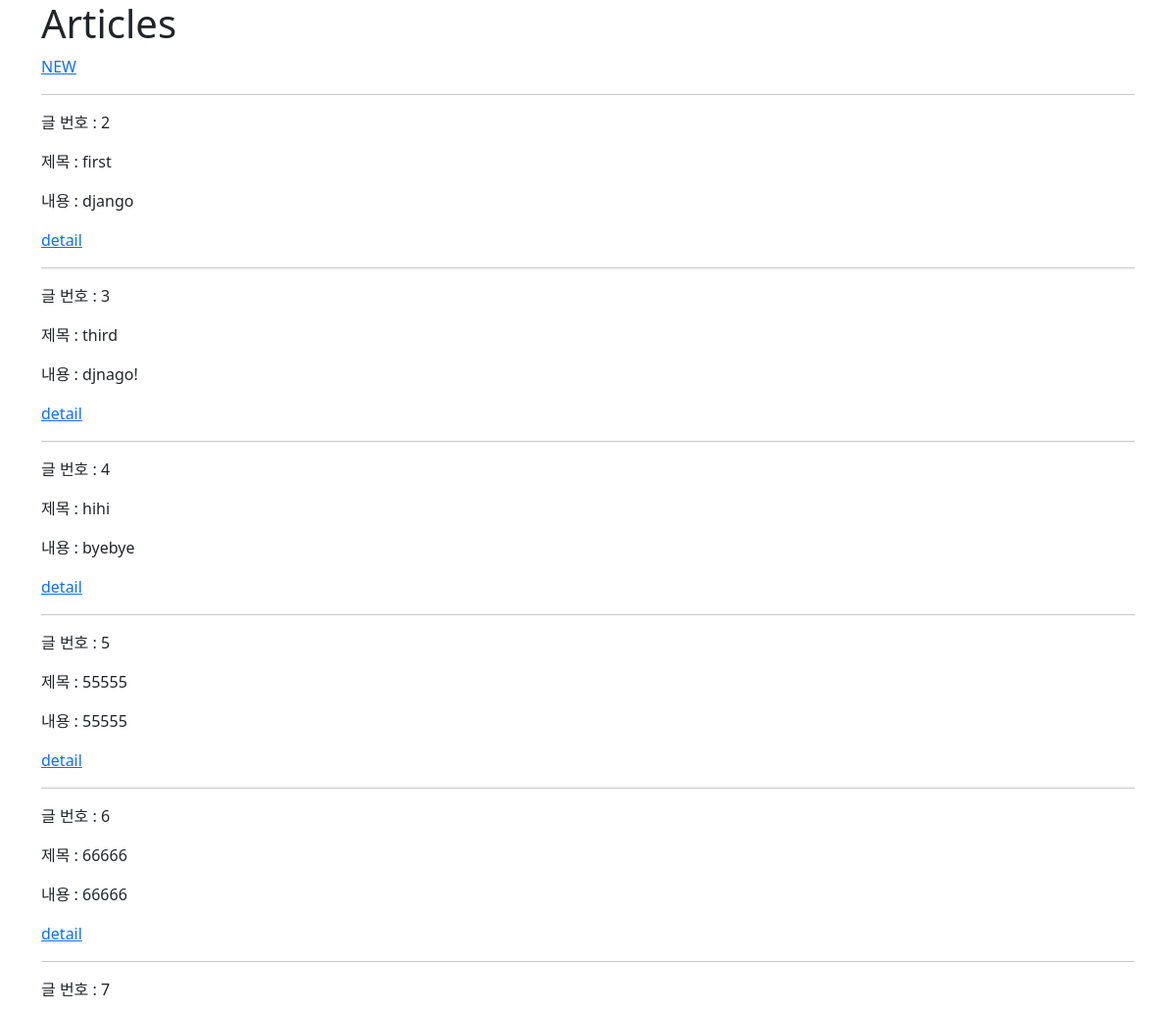
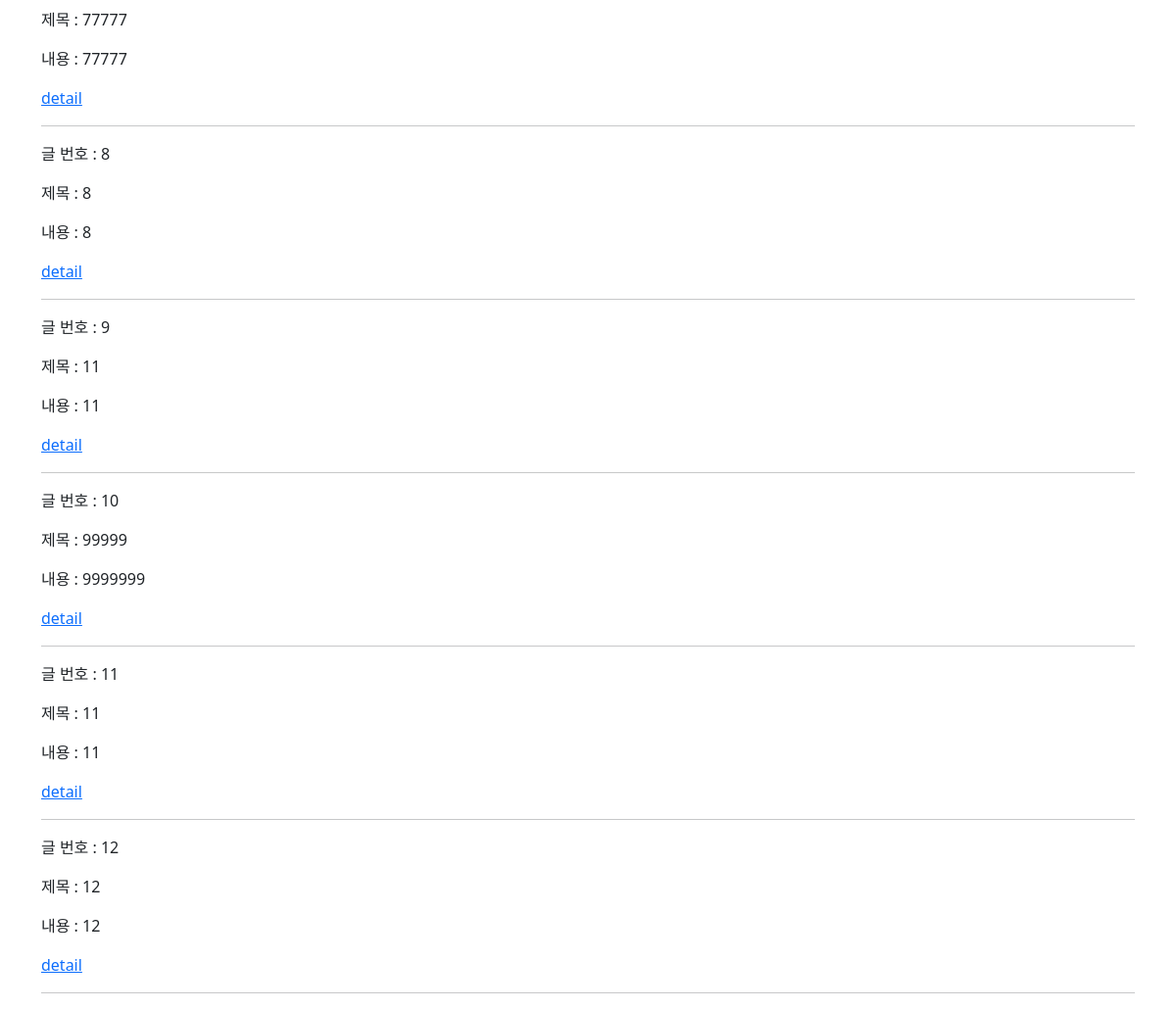
The app's page /articles/ with its own data (2 pictures, top to bottom).
### articles/models.py (models this page shows, shortened)
class Article(models.Model):
    title = models.CharField(max_length=10)
    content = models.TextField()
    created_at = models.DateTimeField(auto_now_add=True)
    updated_at = models.DateTimeField(auto_now=True)

### articles/views.py (the view)
# urls.py: path('', views.index, name='index'),
def index(request):
    articles = Article.objects.all()
    context = {
        'articles': articles,
    }
    return render(request, 'articles/index.html', context)

### articles/templates/articles/index.html
{% extends 'base.html' %}
{% block content %}
  <h1>Articles</h1>
  <a href="{% url 'articles:new' %}">NEW</a>
  <hr>
  {% for article in articles %}
    <p>글 번호 : {{ article.pk }}</p>
    <p>제목 : {{ article.title }}</p>
    <p>내용 : {{ article.content }}</p>
    <a href="{% url 'articles:detail' article.pk %}">detail</a>
    <hr>
  {% endfor %}
{% endblock content %}

### templates/base.html (shortened to what this page needs)
<!DOCTYPE html>
<html lang="en">
<head>
  <link href="https://cdn.jsdelivr.net/npm/bootstrap@5.2.0-beta1/dist/css/bootstrap.min.css" rel="stylesheet">
</head>
<body>
  <div class="container">
    {% block content %}
    {% endblock content %}
  </div>
</body>
</html>

### records on screen
Article: pk "2", title "first", content "django"
Article: pk "3", title "third", content "djnago!"
Article: pk "4", title "hihi", content "byebye"
Article: pk "5", title "55555", content "55555"
Article: pk "6", title "66666", content "66666"
Article: pk "7", title "77777", content "77777"
Article: pk "8", title "8", content "8"
Article: pk "9", title "11", content "11"
Article: pk "10", title "99999", content "9999999"
Article: pk "11", title "11", content "11"
Article: pk "12", title "12", content "12"
